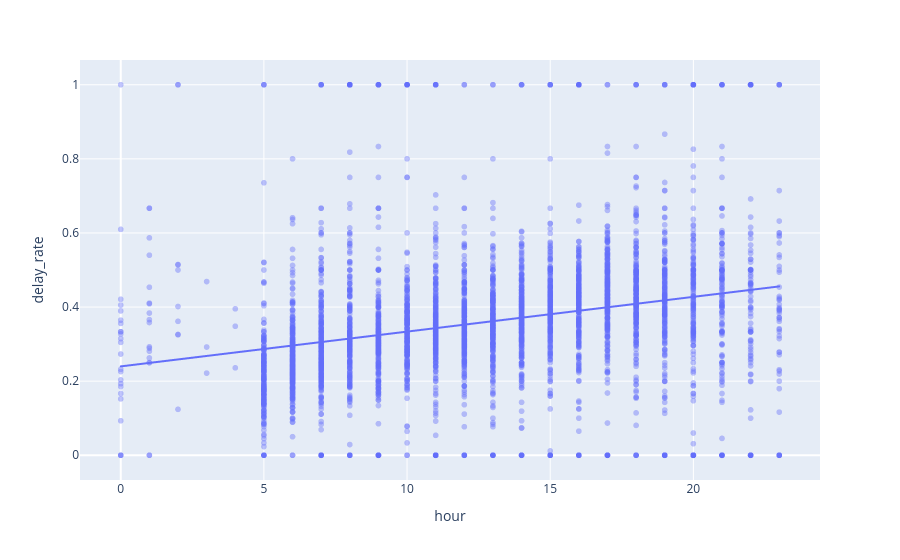

The code cell stored with this chart in its notebook:
### Code cell
fig = px.scatter(
    airport_hour_df,
    x='hour',
    y='delay_rate',
    trendline='ols',
    opacity=0.4,
    hover_data = {'ORIGIN_AIRPORT': True}
)

fig.show()

### Figure 1 — Plotly figure (JSON) as saved in the notebook; plotly's stock layout.template omitted (floating-point values rounded to 4 significant figures; data arrays with more than 128 entries replaced by an {"elided": "..."} marker saying what was removed)
{"data": [{"customdata": {"elided": "4246x1 str values"}, "hovertemplate": "hour=%{x}<br>delay_rate=%{y}<br>ORIGIN_AIRPORT=%{customdata[0]}<extra></extra>", "legendgroup": "", "marker": {"color": "#636efa", "opacity": 0.4, "symbol": "circle"}, "mode": "markers", "name": "", "showlegend": false, "type": "scattergl", "x": {"elided": "4246 int values"}, "xaxis": "x", "y": {"elided": "4246 float values"}, "yaxis": "y"}, {"hovertemplate": "<b>OLS trendline</b><br>delay_rate = 0.00938432 * hour + 0.239842<br>R<sup>2</sup>=0.077826<br><br>hour=%{x}<br>delay_rate=%{y} <b>(trend)</b><extra></extra>", "legendgroup": "", "marker": {"color": "#636efa", "symbol": "circle"}, "mode": "lines", "name": "", "showlegend": false, "type": "scattergl", "x": {"elided": "4246 int values"}, "xaxis": "x", "y": {"elided": "4246 float values"}, "yaxis": "y"}], "layout": {"legend": {"tracegroupgap": 0}, "margin": {"t": 60}, "xaxis": {"anchor": "y", "domain": [0, 1], "title": {"text": "hour"}}, "yaxis": {"anchor": "x", "domain": [0, 1], "title": {"text": "delay_rate"}}}}
